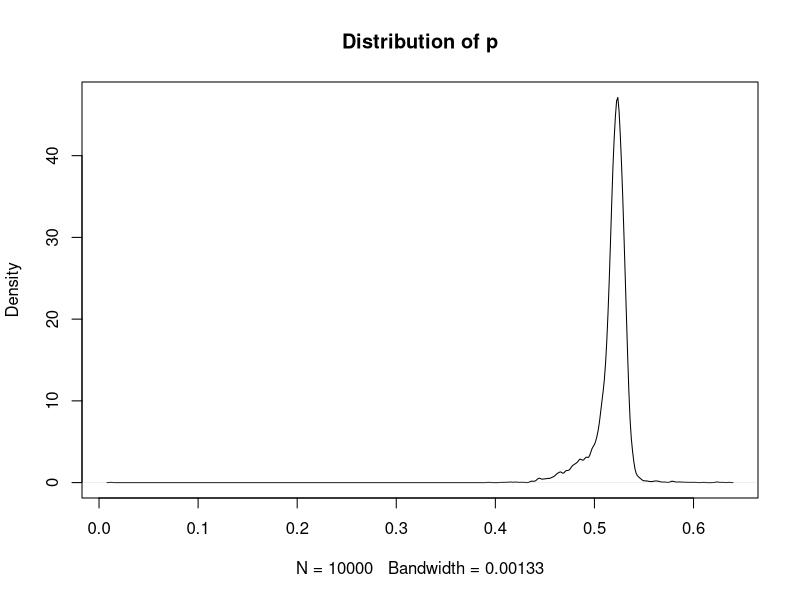
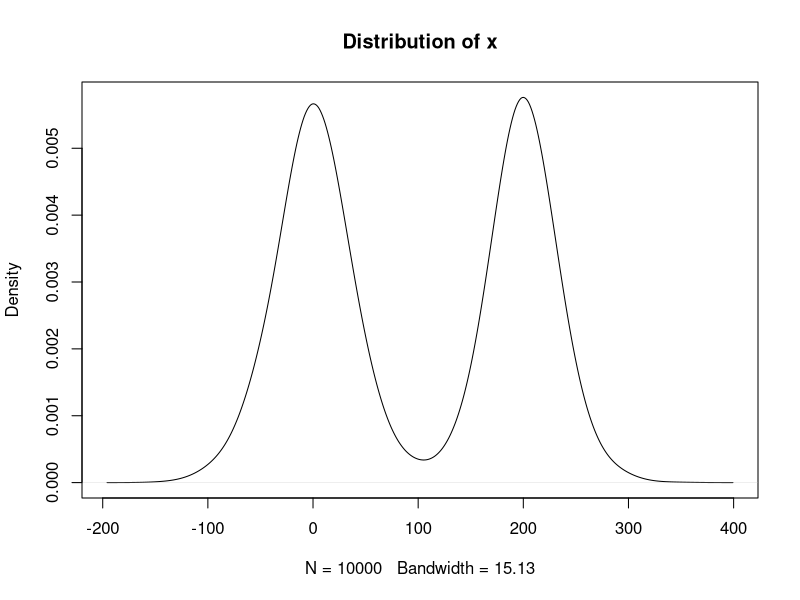
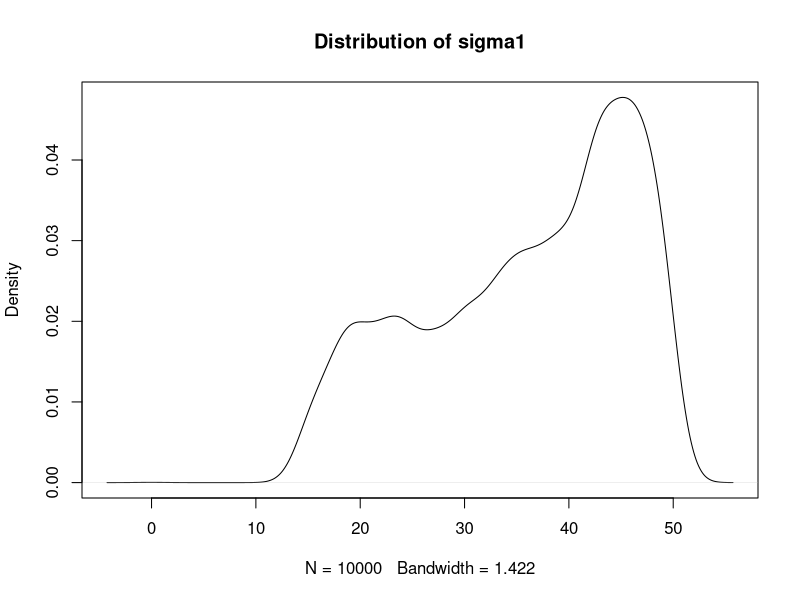
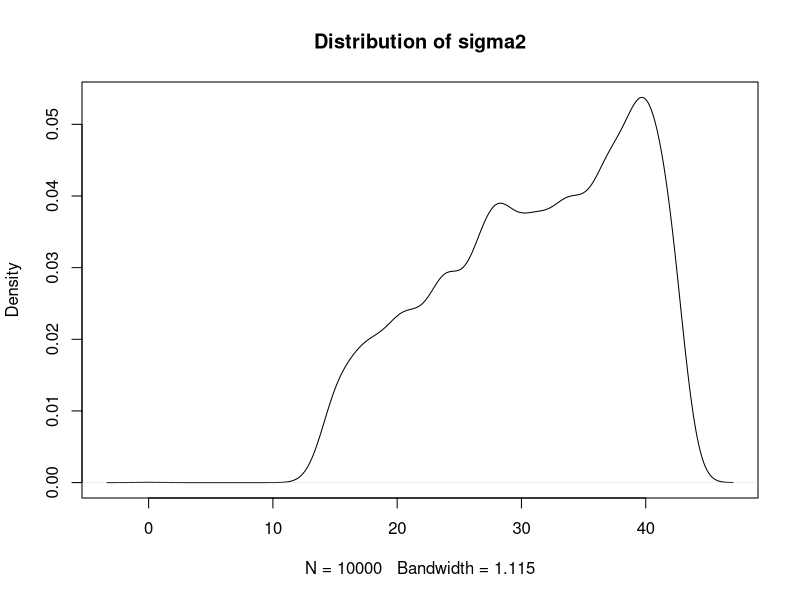
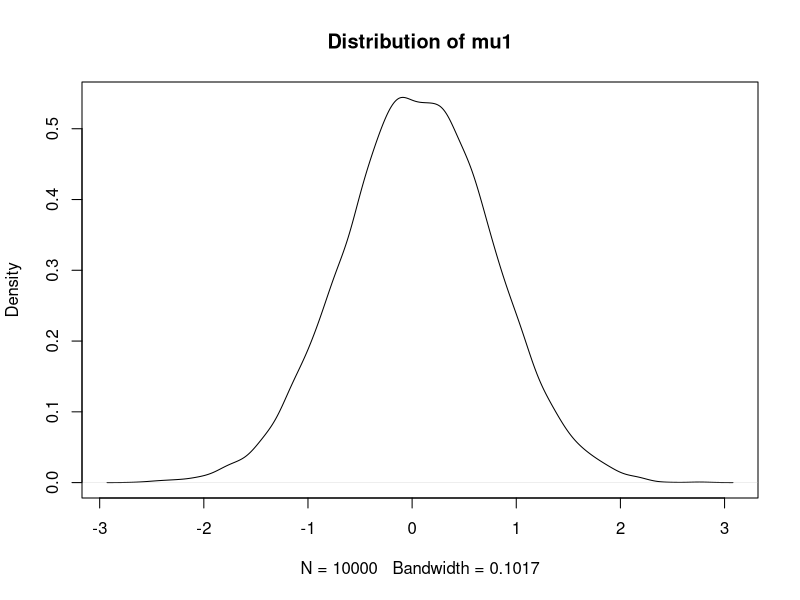
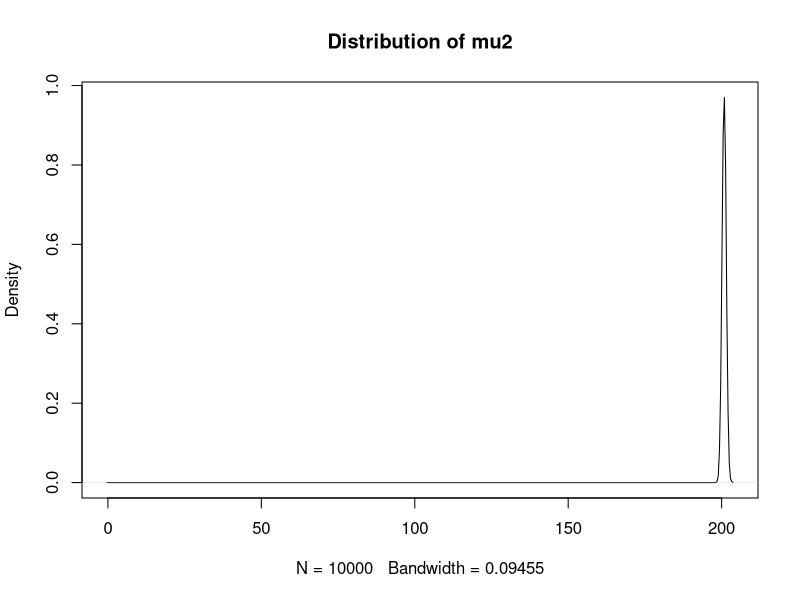

Generate these figures, in order, with R:
## ---- chunk 1
knitr::opts_chunk$set(echo = TRUE)
## ---- chunk 2
#p z x tau1 tau2 mu1 mu2 
obs1 <- 500
obs2 <- 500

samp1 <- rnorm(obs1,0,10)
samp2 <- rnorm(obs2,200,10)

#meansamp1 <- mean(samp1)
#meansamp2 <- mean(samp2)

#ssdm1 <- sum((samp1 - meansamp1)^2)/(obs1-1)
#ssdm2 <- sum((samp2 - meansamp2)^2)/(obs2-1)

pop1 <- samp1
pop2 <- samp2

trials <- 10000
simlist <- matrix(rep(0,7*trials), ncol = 7)
simlist[1,1] <- runif(1)
simlist[1,2] <- 1
success = 20
failure = 20
for(i in 2:trials){
  simlist[i,1] <- rbeta(1,success, failure )
  simlist[i,2] <- rbinom(1,1,simlist[i,1])
  
  #if (i < 500){
   # simlist[i,3] <- (simlist[i,2])*rnorm(1,meansamp1,(ssdm1/2 * (obs1+1))/(obs1 * (obs1/2))) +      (1-simlist[i,2])*rnorm(1,meansamp2,(ssdm2/2 * (obs2+1))/(obs2 * (obs2/2)))
    
 # } else {
    simlist[i,3] <- (simlist[i,2])*rnorm(1,simlist[i-1,6], simlist[i-1,4]) + (1-simlist[i,2])*rnorm(1, simlist[i-1,7], simlist[i-1,5] )
  #}
  
  sigma1 <- rgamma(1, length(pop1)/2, (length(pop1/2)*var(pop1)))
  simlist[i,4] <- 1/sqrt(sigma1)
  
  sigma2 <- rgamma(1, length(pop2)/2, (length(pop2/2)*var(pop2)))
  simlist[i,5] <- 1/sqrt(sigma2)
  
  simlist[i,6] <- rnorm(1,mean(pop1),simlist[i,4]/sqrt(length(pop1)))
  simlist[i,7] <- rnorm(1,mean(pop2),simlist[i,5]/sqrt(length(pop2)))
  
  
  if (simlist[i,2] == 1) {
    success = success + 1
    pop1 <- c(pop1,simlist[i,3])
  } else {
    failure = failure + 1
    pop2 <- c(pop2,simlist[i,3])
  }
}


plot(density(simlist[,1]), main = "Distribution of p")
plot(density(simlist[,3]),main = "Distribution of x")
plot(density(simlist[,4]),main = "Distribution of sigma1")
plot(density(simlist[,5]),main = "Distribution of sigma2")
plot(density(simlist[,6]),main = "Distribution of mu1")
plot(density(simlist[,7]),main = "Distribution of mu2")


